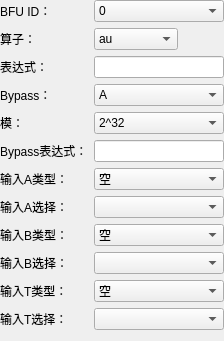
         <widget class="QWidget" name="page_bfu">
          <layout class="QFormLayout" name="formLayout_5">
           <property name="leftMargin">
            <number>0</number>
           </property>
           <property name="topMargin">
            <number>0</number>
           </property>
           <property name="rightMargin">
            <number>0</number>
           </property>
           <item row="0" column="0">
            <widget class="QLabel" name="label_32">
             <property name="text">
              <string>BFU ID：</string>
             </property>
             <property name="buddy">
              <cstring>comboBox_bfu_id</cstring>
             </property>
            </widget>
           </item>
           <item row="0" column="1">
            <widget class="QComboBox" name="comboBox_bfu_id">
             <item>
              <property name="text">
               <string>0</string>
              </property>
             </item>
             <item>
              <property name="text">
               <string>1</string>
              </property>
             </item>
             <item>
              <property name="text">
               <string>2</string>
              </property>
             </item>
             <item>
              <property name="text">
               <string>3</string>
              </property>
             </item>
             <item>
              <property name="text">
               <string>4</string>
              </property>
             </item>
             <item>
              <property name="text">
               <string>5</string>
              </property>
             </item>
             <item>
              <property name="text">
               <string>6</string>
              </property>
             </item>
             <item>
              <property name="text">
               <string>7</string>
              </property>
             </item>
            </widget>
           </item>
           <item row="1" column="0">
            <widget class="QLabel" name="label_39">
             <property name="text">
              <string>算子：        </string>
             </property>
             <property name="buddy">
              <cstring>comboBox_bfu_operator</cstring>
             </property>
            </widget>
           </item>
           <item row="1" column="1">
            <layout class="QHBoxLayout" name="horizontalLayout" stretch="1,0">
             <item>
              <widget class="QComboBox" name="comboBox_bfu_operator">
               <item>
                <property name="text">
                 <string>au</string>
                </property>
               </item>
               <item>
                <property name="text">
                 <string>lu</string>
                </property>
               </item>
               <item>
                <property name="text">
                 <string>su</string>
                </property>
               </item>
              </widget>
             </item>
             <item>
              <widget class="QPushButton" name="pushButton_help">
               <property name="text">
                <string/>
               </property>
               <property name="flat">
                <bool>true</bool>
               </property>
              </widget>
             </item>
            </layout>
           </item>
           <item row="2" column="0">
            <widget class="QLabel" name="label_40">
             <property name="text">
              <string>表达式：      </string>
             </property>
             <property name="buddy">
              <cstring>lineEdit_bfu_express</cstring>
             </property>
            </widget>
           </item>
           <item row="2" column="1">
            <widget class="QLineEdit" name="lineEdit_bfu_express"/>
           </item>
           <item row="3" column="0">
            <widget class="QLabel" name="label_41">
             <property name="text">
              <string>Bypass：</string>
             </property>
             <property name="buddy">
              <cstring>comboBox_bfu_bypass</cstring>
             </property>
            </widget>
           </item>
           <item row="3" column="1">
            <widget class="QComboBox" name="comboBox_bfu_bypass">
             <item>
              <property name="text">
               <string>A</string>
              </property>
             </item>
             <item>
              <property name="text">
               <string>B</string>
              </property>
             </item>
             <item>
              <property name="text">
               <string>T</string>
              </property>
             </item>
            </widget>
           </item>
           <item row="4" column="0">
            <widget class="QLabel" name="label_funcAuMod">
             <property name="text">
              <string>模：          </string>
             </property>
             <property name="buddy">
              <cstring>comboBox_bfu_funcAuMod</cstring>
             </property>
            </widget>
           </item>
           <item row="4" column="1">
            <widget class="QComboBox" name="comboBox_bfu_funcAuMod">
             <item>
              <property name="text">
               <string>2^32</string>
              </property>
             </item>
             <item>
              <property name="text">
               <string>2^16</string>
              </property>
             </item>
             <item>
              <property name="text">
               <string>2^8</string>
              </property>
             </item>
             <item>
              <property name="text">
               <string>2^31-1</string>
              </property>
             </item>
            </widget>
           </item>
           <item row="5" column="0">
            <widget class="QLabel" name="label_bypassExp">
             <property name="enabled">
              <bool>true</bool>
             </property>
             <property name="text">
              <string>Bypass表达式：</string>
             </property>
             <property name="buddy">
              <cstring>lineEdit_bfu_bypassExp</cstring>
             </property>
            </widget>
           </item>
           <item row="5" column="1">
            <widget class="QLineEdit" name="lineEdit_bfu_bypassExp"/>
           </item>
           <item row="6" column="0">
            <widget class="QLabel" name="label_33">
             <property name="text">
              <string>输入A类型：</string>
             </property>
             <property name="buddy">
              <cstring>comboBox_bfu_inputAType</cstring>
             </property>
            </widget>
           </item>
           <item row="6" column="1">
            <widget class="QComboBox" name="comboBox_bfu_inputAType">
             <item>
              <property name="text">
               <string>空</string>
              </property>
             </item>
             <item>
              <property name="text">
               <string>当前行BFU输出X</string>
              </property>
             </item>
             <item>
              <property name="text">
               <string>当前行BFU输出Y</string>
              </property>
             </item>
             <item>
              <property name="text">
               <string>当前行SBOX输出</string>
              </property>
             </item>
             <item>
              <property name="text">
               <string>当前行BENES输出</string>
              </property>
             </item>
             <item>
              <property name="text">
               <string>上一行BFU输出X</string>
              </property>
             </item>
             <item>
              <property name="text">
               <string>上一行BFU输出Y</string>
              </property>
             </item>
             <item>
              <property name="text">
               <string>上一行SBOX输出</string>
              </property>
             </item>
             <item>
              <property name="text">
               <string>上一行BENES输出</string>
              </property>
             </item>
             <item>
              <property name="text">
               <string>入口FIFO</string>
              </property>
             </item>
             <item>
              <property name="text">
               <string>MEM输出</string>
              </property>
             </item>
            </widget>
           </item>
           <item row="7" column="0">
            <widget class="QLabel" name="label_34">
             <property name="text">
              <string>输入A选择：</string>
             </property>
             <property name="buddy">
              <cstring>comboBox_bfu_inputAChoice</cstring>
             </property>
            </widget>
           </item>
           <item row="7" column="1">
            <widget class="QComboBox" name="comboBox_bfu_inputAChoice"/>
           </item>
           <item row="8" column="0">
            <widget class="QLabel" name="label_35">
             <property name="text">
              <string>输入B类型：</string>
             </property>
             <property name="buddy">
              <cstring>comboBox_bfu_inputBType</cstring>
             </property>
            </widget>
           </item>
           <item row="8" column="1">
            <widget class="QComboBox" name="comboBox_bfu_inputBType">
             <item>
              <property name="text">
               <string>空</string>
              </property>
             </item>
             <item>
              <property name="text">
               <string>当前行BFU输出X</string>
              </property>
             </item>
             <item>
              <property name="text">
               <string>当前行BFU输出Y</string>
              </property>
             </item>
             <item>
              <property name="text">
               <string>当前行SBOX输出</string>
              </property>
             </item>
             <item>
              <property name="text">
               <string>当前行BENES输出</string>
              </property>
             </item>
             <item>
              <property name="text">
               <string>上一行BFU输出X</string>
              </property>
             </item>
             <item>
              <property name="text">
               <string>上一行BFU输出Y</string>
              </property>
             </item>
             <item>
              <property name="text">
               <string>上一行SBOX输出</string>
              </property>
             </item>
             <item>
              <property name="text">
               <string>上一行BENES输出</string>
              </property>
             </item>
             <item>
              <property name="text">
               <string>入口FIFO</string>
              </property>
             </item>
             <item>
              <property name="text">
               <string>MEM输出</string>
              </property>
             </item>
            </widget>
           </item>
           <item row="9" column="0">
            <widget class="QLabel" name="label_36">
             <property name="text">
              <string>输入B选择：</string>
             </property>
             <property name="buddy">
              <cstring>comboBox_bfu_inputBChoice</cstring>
             </property>
            </widget>
           </item>
           <item row="9" column="1">
            <widget class="QComboBox" name="comboBox_bfu_inputBChoice"/>
           </item>
           <item row="10" column="0">
            <widget class="QLabel" name="label_37">
             <property name="text">
              <string>输入T类型：</string>
             </property>
             <property name="buddy">
              <cstring>comboBox_bfu_inputTType</cstring>
             </property>
            </widget>
           </item>
           <item row="10" column="1">
            <widget class="QComboBox" name="comboBox_bfu_inputTType">
             <item>
              <property name="text">
               <string>空</string>
              </property>
             </item>
             <item>
              <property name="text">
               <string>当前行BFU输出X</string>
              </property>
             </item>
             <item>
              <property name="text">
               <string>当前行BFU输出Y</string>
              </property>
             </item>
             <item>
              <property name="text">
               <string>当前行SBOX输出</string>
              </property>
             </item>
             <item>
              <property name="text">
               <string>当前行BENES输出</string>
              </property>
             </item>
             <item>
              <property name="text">
               <string>上一行BFU输出X</string>
              </property>
             </item>
             <item>
              <property name="text">
               <string>上一行BFU输出Y</string>
              </property>
             </item>
             <item>
              <property name="text">
               <string>上一行SBOX输出</string>
              </property>
             </item>
             <item>
              <property name="text">
               <string>上一行BENES输出</string>
              </property>
             </item>
             <item>
              <property name="text">
               <string>入口FIFO</string>
              </property>
             </item>
             <item>
              <property name="text">
               <string>MEM输出</string>
              </property>
             </item>
            </widget>
           </item>
           <item row="11" column="0">
            <widget class="QLabel" name="label_38">
             <property name="text">
              <string>输入T选择：</string>
             </property>
             <property name="buddy">
              <cstring>comboBox_bfu_inputTChoice</cstring>
             </property>
            </widget>
           </item>
           <item row="11" column="1">
            <widget class="QComboBox" name="comboBox_bfu_inputTChoice"/>
           </item>
          </layout>
         </widget>
